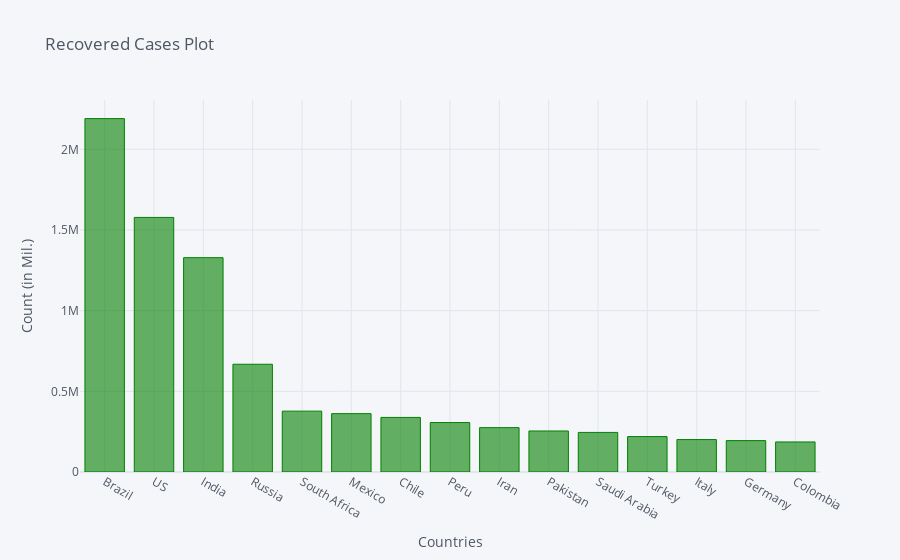

The cell this chart's notebook holds for it:
### Code cell
recovered_df2_plot.iplot(kind='bar', x='Country/Region', y='8/5/20',color='green',
                         title='Recovered Cases Plot',xTitle='Countries',yTitle='Count (in Mil.)')

### Figure 1 — Plotly figure (JSON) as saved in the notebook; plotly's stock layout.template omitted (floating-point values rounded to 4 significant figures)
{"data": [{"marker": {"color": "rgba(0, 128, 0, 0.6)", "line": {"color": "rgba(0, 128, 0, 1.0)", "width": 1}}, "name": "8/5/20", "orientation": "v", "text": "", "type": "bar", "x": ["Brazil", "US", "India", "Russia", "South Africa", "Mexico", "Chile", "Peru", "Iran", "Pakistan", "Saudi Arabia", "Turkey", "Italy", "Germany", "Colombia"], "y": [2190361, 1577851, 1328336, 667769, 377266, 361764, 338291, 306430, 274932, 254286, 245314, 219506, 200976, 194568, 186317]}], "layout": {"legend": {"bgcolor": "#F5F6F9", "font": {"color": "#4D5663"}}, "paper_bgcolor": "#F5F6F9", "plot_bgcolor": "#F5F6F9", "title": {"font": {"color": "#4D5663"}, "text": "Recovered Cases Plot"}, "xaxis": {"gridcolor": "#E1E5ED", "showgrid": true, "tickfont": {"color": "#4D5663"}, "title": {"font": {"color": "#4D5663"}, "text": "Countries"}, "zerolinecolor": "#E1E5ED"}, "yaxis": {"gridcolor": "#E1E5ED", "showgrid": true, "tickfont": {"color": "#4D5663"}, "title": {"font": {"color": "#4D5663"}, "text": "Count (in Mil.)"}, "zerolinecolor": "#E1E5ED"}}}
